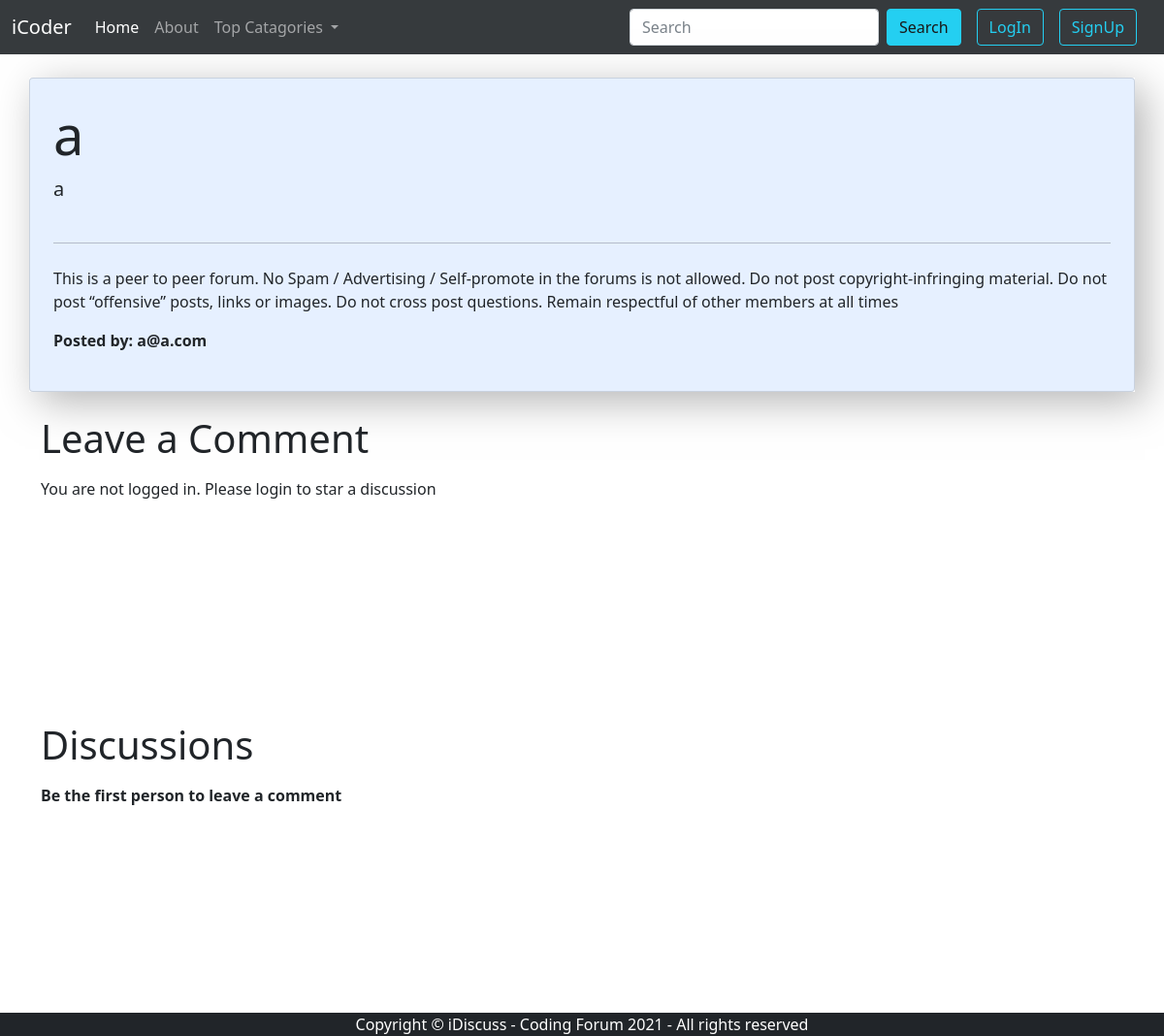
Page /thread.php?threadid=18 on the committed database.
### tables this page shows
CREATE TABLE `threads` (
  `thread_id` int(7) NOT NULL,
  `thread_title` varchar(255) NOT NULL,
  `thread_desc` text NOT NULL,
  `thread_cat_id` int(7) NOT NULL,
  `thread_user_id` int(7) NOT NULL,
  `timestamp` datetime NOT NULL DEFAULT current_timestamp()
);

CREATE TABLE `users` (
  `sno` int(8) NOT NULL,
  `user_email` varchar(40) NOT NULL,
  `user_pass` varchar(255) NOT NULL,
  `timestamp` datetime NOT NULL DEFAULT current_timestamp()
);

### thread.php (the view, shortened to what this page needs)
<!doctype html>
<html lang="en">
<head>
    <link rel="stylesheet" href="css/style.css">
    <link href="https://cdn.jsdelivr.net/npm/bootstrap@5.1.0/dist/css/bootstrap.min.css" rel="stylesheet"
>
</head>
<body>
  <?php include 'partials/_dbconnect.php'; ?>
    <?php include 'partials/_header.php'; ?>
    <?php
    $id=$_GET['threadid'];
    $sql="SELECT * FROM `threads` WHERE thread_id=$id";
  $result = mysqli_query($conn,$sql);
  while($row = mysqli_fetch_assoc($result)){
    $thread_title= $row['thread_title'];
    $thread_desc= $row['thread_desc'];
    $thread_user_id= $row['thread_user_id'];
    $sql2="SELECT user_email FROM `users` WHERE sno=$thread_user_id";
    $result2= mysqli_query($conn,$sql2);
    $row2= mysqli_fetch_assoc($result2);
    $user=$row2['user_email'];
  }
  ?>
    <div class="container my-4 sh">
        <div class="card p-4 bg-primary bg-opacity-10">
            <h1 class="display-4"><?php echo $thread_title; ?>
            </h1>
            <p class="lead">
                <?php echo $thread_desc; ?>
            </p>
            <hr class="my-4">
            <p>This is a peer to peer forum. No Spam / Advertising / Self-promote in the forums is not allowed. Do not
                post
                copyright-infringing material. Do not post “offensive” posts, links or images. Do not cross post
                questions. Remain respectful of other members at all times</p>
            <p><b>Posted by: <?php echo $user; ?></b></p>
        </div>
    </div>
    <?php
   if(isset($_SESSION['loggedin']) && $_SESSION['loggedin']==true){
   echo '<div class="container">
        <h1 class="my-3">Leave a comment</h1>
        <form action="'.$_SERVER['REQUEST_URI'].'" method="POST">
            <div class="mb-3">
                <label for="comm" class="form-label">Type your comment</label>
                <textarea class="form-control" id="comm" name="comm"></textarea>
                <input type="hidden" name="sno" value="'.$_SESSION["sno"].'">
            </div>
            <button type="submit" class="btn btn-info">Post comment</button>
        </form>
    </div>';
   }
   else{
    echo '<div class="container">
    <h1 class="my-3">Leave a Comment</h1>
    <p>You are not logged in. Please login to star a discussion</p>
</div>';
 }
   ?>
    <div class="container ques">
        <h1 class="my-3">Discussions</h1>
        <?php
            $noResult=true;
  if($noResult==true){
      echo '<b>Be the first person to leave a comment</b>';
  }
  ?>
    </div>
    <?php include 'partials/_footer.php'; ?>
</body>
</html>

### css/style.css (style rules this page uses)
.ques { min-height: 300px; }
.container { min-height: 300px; }

### thread.php (style rules this page uses)
.sh { box-shadow: 10px 10px 40px #80808096; padding: 0; }

### rows in the picture
threads: thread_title "a", thread_desc "a"
users: user_email "a@a.com"
